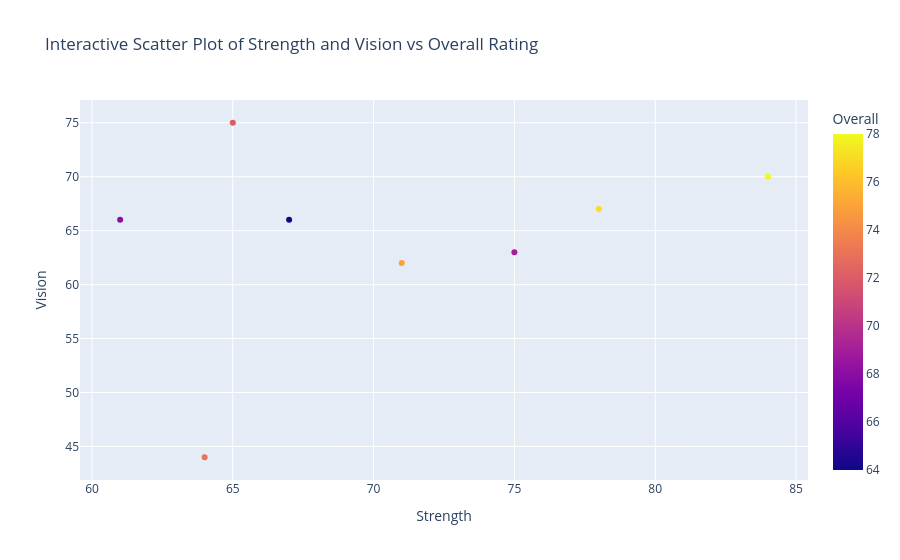

Notebook code cell kept with this figure:
### Markdown cell above
#### Exercise 5: Implementing an interactive visualisation using Plotly to allow users to explore the relationship between strength, vision, and the overall rating using the hover information feature to allow the user to have an interactive view of the data

### Code cell
fig = px.scatter(
    filtered_soccer_df,
    x='Strength',
    y='Vision',
    color='Overall',
    hover_name='Name',
    title='Interactive Scatter Plot of Strength and Vision vs Overall Rating',
#     labels={'Strength': 'Strength Rating', 'Vision': 'Vision Rating', 'Overall': 'Overall Rating'}
    hover_data=['Strength', 'Vision', 'Overall']
)

fig.show()

### Figure 1 — Plotly figure (JSON) as saved in the notebook; plotly's stock layout.template omitted (floating-point values rounded to 4 significant figures)
{"data": [{"customdata": [[78], [78], [77], [75], [73], [72], [69], [68], [64]], "hovertemplate": "<b>%{hovertext}</b><br><br>Strength=%{x}<br>Vision=%{y}<br>Overall=%{marker.color}<extra></extra>", "hovertext": ["O. Al Soma", "O. Al Soma", "O. Alonso", "O. Kharbin", "A. Al-Habsi", "J. Al Hussien", "O. Hernández", "A. Aosman", "M. Osman"], "legendgroup": "", "marker": {"color": [78, 78, 77, 75, 73, 72, 69, 68, 64], "coloraxis": "coloraxis", "symbol": "circle"}, "mode": "markers", "name": "", "orientation": "v", "showlegend": false, "type": "scatter", "x": [84, 84, 78, 71, 64, 65, 75, 61, 67], "xaxis": "x", "y": [70, 70, 67, 62, 44, 75, 63, 66, 66], "yaxis": "y"}], "layout": {"coloraxis": {"colorbar": {"title": {"text": "Overall"}}, "colorscale": [[0, "#0d0887"], [0.1111, "#46039f"], [0.2222, "#7201a8"], [0.3333, "#9c179e"], [0.4444, "#bd3786"], [0.5556, "#d8576b"], [0.6667, "#ed7953"], [0.7778, "#fb9f3a"], [0.8889, "#fdca26"], [1, "#f0f921"]]}, "legend": {"tracegroupgap": 0}, "title": {"text": "Interactive Scatter Plot of Strength and Vision vs Overall Rating"}, "xaxis": {"anchor": "y", "domain": [0, 1], "title": {"text": "Strength"}}, "yaxis": {"anchor": "x", "domain": [0, 1], "title": {"text": "Vision"}}}}
